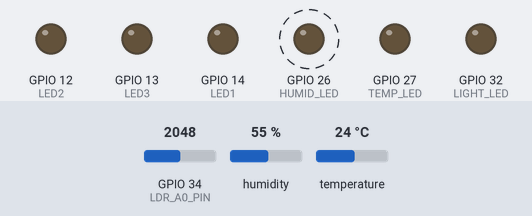
Simulated run of this sketch. Board: ESP32. On the bench: output pins drawn as LEDs (lit = HIGH). Dashed ring = blinking. Inputs (shaded band) come from the test bench; at power-on: temperature 24 °C, GPIO 34 (LDR_A0_PIN) = 2048, humidity 55 %. WiFi joins after 1.5 s; servers stay silent unless stated; no MQTT or app messages arrive unless stated; what the sketch prints to the serial monitor is not drawn.

Above: at 2.7 s.
2.8 s: temperature set to 31 °C
6.3 s: temperature set to 34 °C
At 7.78 s:
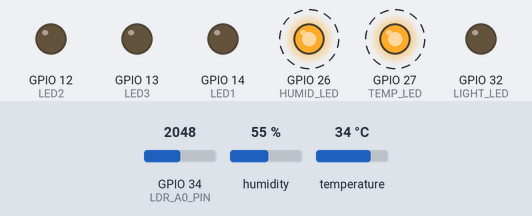
9.8 s: GPIO 34 (LDR_A0_PIN) set to 1206
13.3 s: GPIO 34 (LDR_A0_PIN) set to 1135
At 13.82 s:
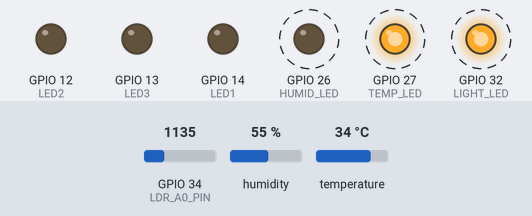
16.8 s: temperature set to 12 °C
At 21.25 s:
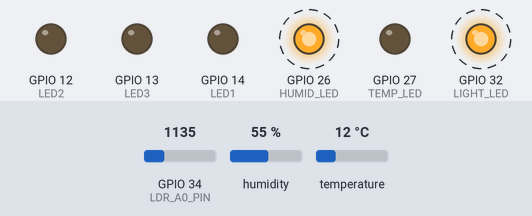
Timing chart, 0 to 25.1 s (numbered marks = the images above; inputs shaded):
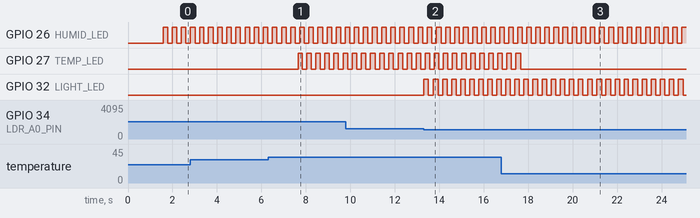

Measured:
- the behaviour switches between 32 and 33 °C on temperature (found by bisection; images 0 and 1)
- the behaviour switches between 1170 and 1169 on GPIO 34 (LDR_A0_PIN) (found by bisection; images 1 and 2)
- after the input at 6.3 s, GPIO 27 (TEMP_LED): alternates HIGH for 0.20 s and LOW for 0.21 s, starting after 1.4 s
- after the input at 13.3 s, GPIO 32 (LIGHT_LED): alternates HIGH for 0.20 s and LOW for 0.20 s, starting at once
- after the input at 16.8 s, GPIO 27 (TEMP_LED): goes on until 17.7 s, then stays LOW
- by itself, GPIO 26 (HUMID_LED): alternates HIGH for 0.20 s and LOW for 0.20 s

The sketch:

web.ino
```cpp
#include <WiFi.h>
#include <PubSubClient.h>
#include <DHT.h>
#include <ArduinoJson.h>

// Cảm biến DHT11
#define DHTPIN 4
#define DHTTYPE DHT11
DHT dht(DHTPIN, DHTTYPE);

// Cảm biến ánh sáng (LDR)
#define LDR_A0_PIN 34  // Chân Analog G34
#define LDR_D0_PIN 25  // Chân Digital G25

// Cấu hình LED
#define LED1 14
#define LED2 12
#define LED3 13
#define TEMP_LED 27  // Đèn cảnh báo nhiệt độ
#define HUMID_LED 26 // Đèn cảnh báo độ ẩm
#define LIGHT_LED 32 // Đèn cảnh báo ánh sáng

// Các hằng số thời gian
const unsigned long LOOP_INTERVAL = 10;      // 10ms cho vòng lặp chính
const unsigned long SENSOR_INTERVAL = 1000;  // 1 giây cho cập nhật cảm biến
const unsigned long BLINK_INTERVAL = 200;    // 200ms cho nháy đèn cảnh báo

// Ngưỡng cảnh báo
const float TEMP_THRESHOLD = 32.0;
const float HUMID_THRESHOLD = 50.0;
const float LIGHT_THRESHOLD = 200.0;

unsigned long lastLoopTime = 0;
unsigned long lastSensorSend = 0;
unsigned long lastTempBlink = 0;
unsigned long lastHumidBlink = 0;
unsigned long lastLightBlink = 0;
bool tempAlertState = false;
bool humidAlertState = false;
bool lightAlertState = false;

// Thông tin WiFi
const char* ssid = "aiphone5";
const char* password = "66668888";

// MQTT broker
const char* mqttServer = "172.20.10.2";
const int mqttPort = 2003;
const char* mqttUsername = "dryu";
const char* mqttPassword = "251103";
const char* mqttTopicSensors = "iot/sensors";
const char* mqttTopicDevices = "iot/devices";
const char* mqttTopicControl = "iot/devices/control";

WiFiClient espClient;
PubSubClient mqttClient(espClient);

// Kết nối WiFi
void setup_wifi() {
  Serial.print("Dang ket noi toi WiFi: ");
  Serial.println(ssid);

  WiFi.begin(ssid, password);
  while (WiFi.status() != WL_CONNECTED) {
    delay(500);
    Serial.print(".");
  }
  Serial.println("\nWiFi da ket noi!");
  Serial.print("Dia chi IP: ");
  Serial.println(WiFi.localIP());
}

void setup_mqtt() {
  mqttClient.setServer(mqttServer, mqttPort);
  mqttClient.setCallback(mqttCallback);

  while (!mqttClient.connected()) {
    Serial.println("Đang kết nối đến MQTT broker...");
    if (mqttClient.connect("ESP32Client", mqttUsername, mqttPassword)) {
      Serial.println("Kết nối MQTT thành công!");
      mqttClient.subscribe(mqttTopicControl);
    } else {
      Serial.print("Lỗi kết nối MQTT: ");
      Serial.println(mqttClient.state());
      delay(2000);
    }
  }
}

void mqttCallback(char* topic, byte* payload, unsigned int length) {
  String message;
  for (int i = 0; i < length; i++) {
    message += (char)payload[i];
  }
  Serial.printf("Nhận lệnh từ MQTT [%s]: %s\n", topic, message.c_str());

  if (String(topic) == mqttTopicControl) {
    DynamicJsonDocument doc(256);
    deserializeJson(doc, message);
    String device_name = doc["device_name"];
    String status = doc["status"];

    bool changed = false;
    if (device_name == "Light 1") {
      digitalWrite(LED1, status == "ON" ? HIGH : LOW);
      changed = true;
    }
    if (device_name == "Light 2") {
      digitalWrite(LED2, status == "ON" ? HIGH : LOW);
      changed = true;
    }
    if (device_name == "Light 3") {
      digitalWrite(LED3, status == "ON" ? HIGH : LOW);
      changed = true;
    }


    if (changed) {
      DynamicJsonDocument respDoc(128);
      respDoc["device_name"] = device_name;
      respDoc["status"] = status;
      char respBuffer[128];
      serializeJson(respDoc, respBuffer);
      mqttClient.publish(mqttTopicDevices, respBuffer);
      Serial.printf("Đã gửi trạng thái thực tế lên MQTT: %s\n", respBuffer);
    }
  }
}

void sendSensorData() {
    unsigned long now = millis();
  if (now - lastSensorSend > SENSOR_INTERVAL) {
        lastSensorSend = now;

        float temperature = dht.readTemperature();
        float humidity = dht.readHumidity();
        int analogValue = analogRead(LDR_A0_PIN);
        float voltage = analogValue * (3.3 / 4095.0);
        float R_LDR = 10000.0 * (3.3 - voltage) / voltage; // 10k là điện trở phân áp
        float lux = 500.0 * pow(10, -log10(R_LDR/10000.0)); // Công thức chuyển đổi từ điện trở sang lux

        // Gửi dữ liệu cảm biến lên MQTT
        DynamicJsonDocument doc(256);
        doc["temperature"] = temperature;
        doc["humidity"] = humidity;
        doc["light"] = lux;
        char buffer[256];
        serializeJson(doc, buffer);
        mqttClient.publish(mqttTopicSensors, buffer);
    }
}

void handleAlerts() {
    unsigned long now = millis();
    float temperature = dht.readTemperature();
    float humidity = dht.readHumidity();
    int analogValue = analogRead(LDR_A0_PIN);
    float voltage = analogValue * (3.3 / 4095.0);
    float R_LDR = 10000.0 * (3.3 - voltage) / voltage; // 10k là điện trở phân áp
    float lux = 500.0 * pow(10, -log10(R_LDR/10000.0)); // Công thức chuyển đổi từ điện trở sang lux

    // Xử lý cảnh báo nhiệt độ
    if (temperature > TEMP_THRESHOLD) {
        if (now - lastTempBlink > BLINK_INTERVAL) {
            lastTempBlink = now;
            tempAlertState = !tempAlertState;
            digitalWrite(TEMP_LED, tempAlertState ? HIGH : LOW);

            // Gửi cảnh báo nhiệt độ
            DynamicJsonDocument alertDoc(128);
            alertDoc["temp_warning"] = true;
            alertDoc["temperature"] = temperature;
            char alertBuffer[128];
            serializeJson(alertDoc, alertBuffer);
            mqttClient.publish(mqttTopicSensors, alertBuffer);
        }
    } else {
        digitalWrite(TEMP_LED, LOW);
        tempAlertState = false;
    }

    // Xử lý cảnh báo độ ẩm
    if (humidity > HUMID_THRESHOLD) {
        if (now - lastHumidBlink > BLINK_INTERVAL) {
            lastHumidBlink = now;
            humidAlertState = !humidAlertState;
            digitalWrite(HUMID_LED, humidAlertState ? HIGH : LOW);

            // Gửi cảnh báo độ ẩm
            DynamicJsonDocument alertDoc(128);
            alertDoc["humid_warning"] = true;
            alertDoc["humidity"] = humidity;
            char alertBuffer[128];
            serializeJson(alertDoc, alertBuffer);
            mqttClient.publish(mqttTopicSensors, alertBuffer);
        }
    } else {
        digitalWrite(HUMID_LED, LOW);
        humidAlertState = false;
    }

    // Xử lý cảnh báo ánh sáng
    if (lux < LIGHT_THRESHOLD) {
        if (now - lastLightBlink > BLINK_INTERVAL) {
            lastLightBlink = now;
            lightAlertState = !lightAlertState;
            digitalWrite(LIGHT_LED, lightAlertState ? HIGH : LOW);

            // Gửi cảnh báo ánh sáng
            DynamicJsonDocument alertDoc(128);
            alertDoc["light_warning"] = true;
            alertDoc["light"] = lux;
            char alertBuffer[128];
            serializeJson(alertDoc, alertBuffer);
            mqttClient.publish(mqttTopicSensors, alertBuffer);
        }
    } else {
        digitalWrite(LIGHT_LED, LOW);
        lightAlertState = false;
    }
}

void setup() {
  Serial.begin(115200);
  setup_wifi();
  setup_mqtt();
  dht.begin();

  // Cấu hình chân LED là OUTPUT
  pinMode(LED1, OUTPUT);
  pinMode(LED2, OUTPUT);
  pinMode(LED3, OUTPUT);
  pinMode(TEMP_LED, OUTPUT);
  pinMode(HUMID_LED, OUTPUT);
  pinMode(LIGHT_LED, OUTPUT);

  pinMode(LDR_D0_PIN, INPUT);

  // Khởi tạo trạng thái LED
  digitalWrite(TEMP_LED, LOW);
  digitalWrite(HUMID_LED, LOW);
  digitalWrite(LIGHT_LED, LOW);
  digitalWrite(LED1, LOW);
  digitalWrite(LED2, LOW);
  digitalWrite(LED3, LOW);
}

void loop() {
  unsigned long currentTime = millis();

  // Kiểm tra kết nối MQTT
  if (!mqttClient.connected()) {
    setup_mqtt();
  }

  // Xử lý MQTT
  mqttClient.loop();

  // Gửi dữ liệu cảm biến và xử lý cảnh báo
  sendSensorData();
  handleAlerts();

  // Điều chỉnh thời gian giữa các vòng lặp
  unsigned long elapsedTime = currentTime - lastLoopTime;
  if (elapsedTime < LOOP_INTERVAL) {
    delay(LOOP_INTERVAL - elapsedTime);
  }
  lastLoopTime = currentTime;
}
```
